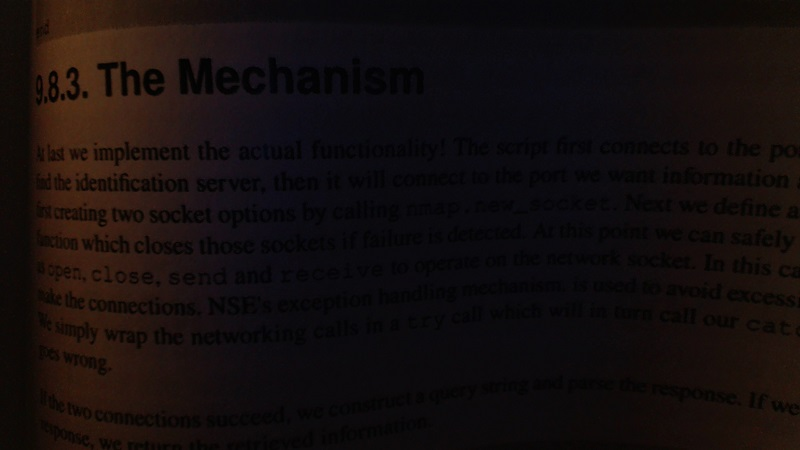
#> input picture L_Adaptive_Threshold/bookpage.jpg, 800 x 450 px
$ jupyter execute L_Adaptive_Thresholding_Enhanced_Readability.ipynb   (shell and % lines are left out)
#> lines starting #> are read from the running program, lines starting #| are printed output that depends on the picture; after the words box and inside, x2 and y2 are one past the last pixel; in counts of white or black regions, pixels touching at a corner belong together
- An improved image thresholding technique where the threshold value is varied at each pixel. A common technique is to use the average intensity in a neighbourhood to set the threshold.

[cell 1]
import cv2
import numpy as np
import matplotlib.pyplot as plt

[cell 2]
def show(img_BGR,title='RGB_img'):
    img_RGB = cv2.cvtColor(img_BGR,cv2.COLOR_BGR2RGB)
    plt.imshow(img_RGB)
    plt.title(title)
    plt.show()

[cell 3]
pp = cv2.imread('bookpage.jpg')
#> pp is the input picture: shape (450, 800, 3); mean B, G, R 13.4, 13.6, 20.3
show(pp)

### static threshold

[cell 4]
pp_gray  = cv2.cvtColor(pp,cv2.COLOR_BGR2GRAY)
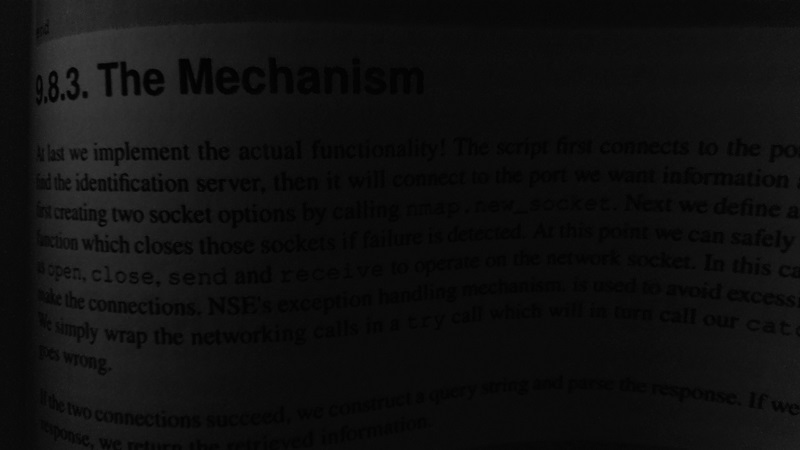
#> pp_gray: shape (450, 800); min 0, max 64, mean 15.6
_,pp_static = cv2.threshold(pp_gray,15,255,cv2.THRESH_BINARY)
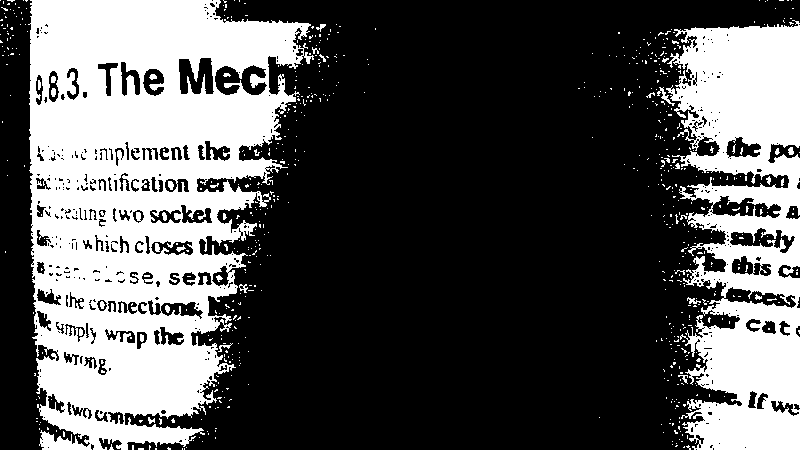
#> pp_static: shape (450, 800); 33.3% white; 667 white regions (631 under 20 px), largest, box (x1, y1, x2, y2) and area: (28, 0, 314, 450) 79719, (666, 20, 800, 450) 36988, (657, 87, 675, 106) 86
plt.imshow(pp_static,cmap='gray')
plt.show()

### Adaptive Threshold

[cell 5]
pp_adaptive = cv2.adaptiveThreshold(pp_gray,255,cv2.ADAPTIVE_THRESH_GAUSSIAN_C,cv2.THRESH_BINARY,71,1)
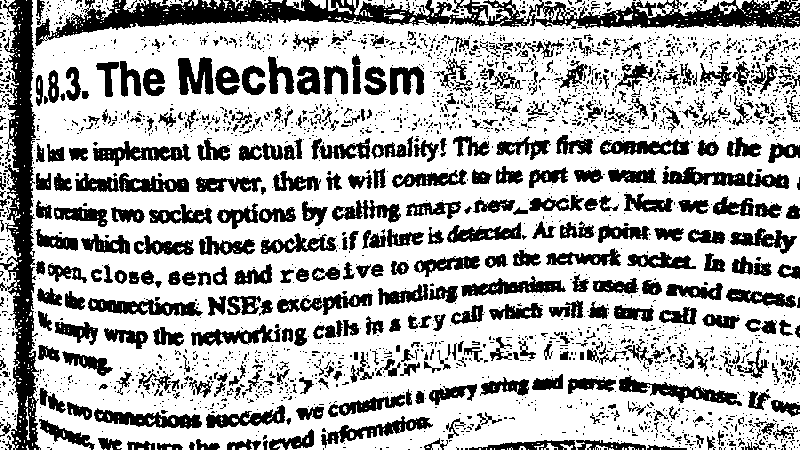
#> pp_adaptive: shape (450, 800); 69.5% white; 2642 black regions (2241 under 20 px), largest, box (x1, y1, x2, y2) and area: (35, 0, 800, 46) 12366, (0, 0, 41, 450) 8641, (662, 167, 789, 189) 1332
plt.imshow(pp_adaptive,cmap='gray')
plt.show()
